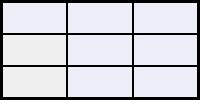
       <widget class="QFrame" name="Sek23">
        <property name="frameShape">
         <enum>QFrame::Box</enum>
        </property>
        <property name="frameShadow">
         <enum>QFrame::Plain</enum>
        </property>
        <property name="lineWidth">
         <number>2</number>
        </property>
        <layout class="QGridLayout" name="gridLayout_15">
         <property name="leftMargin">
          <number>0</number>
         </property>
         <property name="topMargin">
          <number>0</number>
         </property>
         <property name="rightMargin">
          <number>0</number>
         </property>
         <property name="bottomMargin">
          <number>0</number>
         </property>
         <property name="spacing">
          <number>0</number>
         </property>
         <item row="1" column="0">
          <widget class="QPushButton" name="Button57">
           <property name="sizePolicy">
            <sizepolicy hsizetype="Ignored" vsizetype="Ignored">
             <horstretch>0</horstretch>
             <verstretch>0</verstretch>
            </sizepolicy>
           </property>
           <property name="baseSize">
            <size>
             <width>0</width>
             <height>0</height>
            </size>
           </property>
           <property name="font">
            <font>
             <pointsize>18</pointsize>
            </font>
           </property>
           <property name="autoFillBackground">
            <bool>false</bool>
           </property>
           <property name="styleSheet">
            <string notr="true">border: 1px solid black;</string>
           </property>
           <property name="text">
            <string/>
           </property>
           <property name="autoDefault">
            <bool>false</bool>
           </property>
           <property name="default">
            <bool>true</bool>
           </property>
           <property name="flat">
            <bool>true</bool>
           </property>
          </widget>
         </item>
         <item row="2" column="0">
          <widget class="QPushButton" name="Button67">
           <property name="sizePolicy">
            <sizepolicy hsizetype="Ignored" vsizetype="Ignored">
             <horstretch>0</horstretch>
             <verstretch>0</verstretch>
            </sizepolicy>
           </property>
           <property name="baseSize">
            <size>
             <width>0</width>
             <height>0</height>
            </size>
           </property>
           <property name="font">
            <font>
             <pointsize>18</pointsize>
            </font>
           </property>
           <property name="autoFillBackground">
            <bool>false</bool>
           </property>
           <property name="styleSheet">
            <string notr="true">border: 1px solid black;</string>
           </property>
           <property name="text">
            <string/>
           </property>
           <property name="autoDefault">
            <bool>false</bool>
           </property>
           <property name="default">
            <bool>true</bool>
           </property>
           <property name="flat">
            <bool>true</bool>
           </property>
          </widget>
         </item>
         <item row="0" column="0">
          <widget class="QPushButton" name="Button47">
           <property name="sizePolicy">
            <sizepolicy hsizetype="Ignored" vsizetype="Ignored">
             <horstretch>0</horstretch>
             <verstretch>0</verstretch>
            </sizepolicy>
           </property>
           <property name="baseSize">
            <size>
             <width>0</width>
             <height>0</height>
            </size>
           </property>
           <property name="font">
            <font>
             <pointsize>18</pointsize>
            </font>
           </property>
           <property name="autoFillBackground">
            <bool>false</bool>
           </property>
           <property name="styleSheet">
            <string notr="true">border: 1px solid black;
background-color: #edeef7;</string>
           </property>
           <property name="text">
            <string/>
           </property>
           <property name="autoDefault">
            <bool>false</bool>
           </property>
           <property name="default">
            <bool>true</bool>
           </property>
           <property name="flat">
            <bool>true</bool>
           </property>
          </widget>
         </item>
         <item row="2" column="2">
          <widget class="QPushButton" name="Button69">
           <property name="sizePolicy">
            <sizepolicy hsizetype="Ignored" vsizetype="Ignored">
             <horstretch>0</horstretch>
             <verstretch>0</verstretch>
            </sizepolicy>
           </property>
           <property name="baseSize">
            <size>
             <width>0</width>
             <height>0</height>
            </size>
           </property>
           <property name="font">
            <font>
             <pointsize>18</pointsize>
            </font>
           </property>
           <property name="autoFillBackground">
            <bool>false</bool>
           </property>
           <property name="styleSheet">
            <string notr="true">border: 1px solid black;
background-color: #edeef7;</string>
           </property>
           <property name="text">
            <string/>
           </property>
           <property name="autoDefault">
            <bool>false</bool>
           </property>
           <property name="default">
            <bool>true</bool>
           </property>
           <property name="flat">
            <bool>true</bool>
           </property>
          </widget>
         </item>
         <item row="0" column="2">
          <widget class="QPushButton" name="Button49">
           <property name="sizePolicy">
            <sizepolicy hsizetype="Ignored" vsizetype="Ignored">
             <horstretch>0</horstretch>
             <verstretch>0</verstretch>
            </sizepolicy>
           </property>
           <property name="baseSize">
            <size>
             <width>0</width>
             <height>0</height>
            </size>
           </property>
           <property name="font">
            <font>
             <pointsize>18</pointsize>
            </font>
           </property>
           <property name="autoFillBackground">
            <bool>false</bool>
           </property>
           <property name="styleSheet">
            <string notr="true">border: 1px solid black;
background-color: #edeef7;</string>
           </property>
           <property name="text">
            <string/>
           </property>
           <property name="autoDefault">
            <bool>false</bool>
           </property>
           <property name="default">
            <bool>true</bool>
           </property>
           <property name="flat">
            <bool>true</bool>
           </property>
          </widget>
         </item>
         <item row="0" column="1">
          <widget class="QPushButton" name="Button48">
           <property name="sizePolicy">
            <sizepolicy hsizetype="Ignored" vsizetype="Ignored">
             <horstretch>0</horstretch>
             <verstretch>0</verstretch>
            </sizepolicy>
           </property>
           <property name="baseSize">
            <size>
             <width>0</width>
             <height>0</height>
            </size>
           </property>
           <property name="font">
            <font>
             <pointsize>18</pointsize>
            </font>
           </property>
           <property name="autoFillBackground">
            <bool>false</bool>
           </property>
           <property name="styleSheet">
            <string notr="true">border: 1px solid black;
background-color: #edeef7;</string>
           </property>
           <property name="text">
            <string/>
           </property>
           <property name="autoDefault">
            <bool>false</bool>
           </property>
           <property name="default">
            <bool>true</bool>
           </property>
           <property name="flat">
            <bool>true</bool>
           </property>
          </widget>
         </item>
         <item row="2" column="1">
          <widget class="QPushButton" name="Button68">
           <property name="sizePolicy">
            <sizepolicy hsizetype="Ignored" vsizetype="Ignored">
             <horstretch>0</horstretch>
             <verstretch>0</verstretch>
            </sizepolicy>
           </property>
           <property name="baseSize">
            <size>
             <width>0</width>
             <height>0</height>
            </size>
           </property>
           <property name="font">
            <font>
             <pointsize>18</pointsize>
            </font>
           </property>
           <property name="autoFillBackground">
            <bool>false</bool>
           </property>
           <property name="styleSheet">
            <string notr="true">border: 1px solid black;
background-color: #edeef7;</string>
           </property>
           <property name="text">
            <string/>
           </property>
           <property name="autoDefault">
            <bool>false</bool>
           </property>
           <property name="default">
            <bool>true</bool>
           </property>
           <property name="flat">
            <bool>true</bool>
           </property>
          </widget>
         </item>
         <item row="1" column="2">
          <widget class="QPushButton" name="Button59">
           <property name="sizePolicy">
            <sizepolicy hsizetype="Ignored" vsizetype="Ignored">
             <horstretch>0</horstretch>
             <verstretch>0</verstretch>
            </sizepolicy>
           </property>
           <property name="baseSize">
            <size>
             <width>0</width>
             <height>0</height>
            </size>
           </property>
           <property name="font">
            <font>
             <pointsize>18</pointsize>
            </font>
           </property>
           <property name="autoFillBackground">
            <bool>false</bool>
           </property>
           <property name="styleSheet">
            <string notr="true">border: 1px solid black;
background-color: #edeef7;</string>
           </property>
           <property name="text">
            <string/>
           </property>
           <property name="autoDefault">
            <bool>false</bool>
           </property>
           <property name="default">
            <bool>true</bool>
           </property>
           <property name="flat">
            <bool>true</bool>
           </property>
          </widget>
         </item>
         <item row="1" column="1">
          <widget class="QPushButton" name="Button58">
           <property name="sizePolicy">
            <sizepolicy hsizetype="Ignored" vsizetype="Ignored">
             <horstretch>0</horstretch>
             <verstretch>0</verstretch>
            </sizepolicy>
           </property>
           <property name="baseSize">
            <size>
             <width>0</width>
             <height>0</height>
            </size>
           </property>
           <property name="font">
            <font>
             <pointsize>18</pointsize>
            </font>
           </property>
           <property name="autoFillBackground">
            <bool>false</bool>
           </property>
           <property name="styleSheet">
            <string notr="true">border: 1px solid black;
background-color: #edeef7;</string>
           </property>
           <property name="text">
            <string/>
           </property>
           <property name="autoDefault">
            <bool>false</bool>
           </property>
           <property name="default">
            <bool>true</bool>
           </property>
           <property name="flat">
            <bool>true</bool>
           </property>
          </widget>
         </item>
        </layout>
       </widget>
